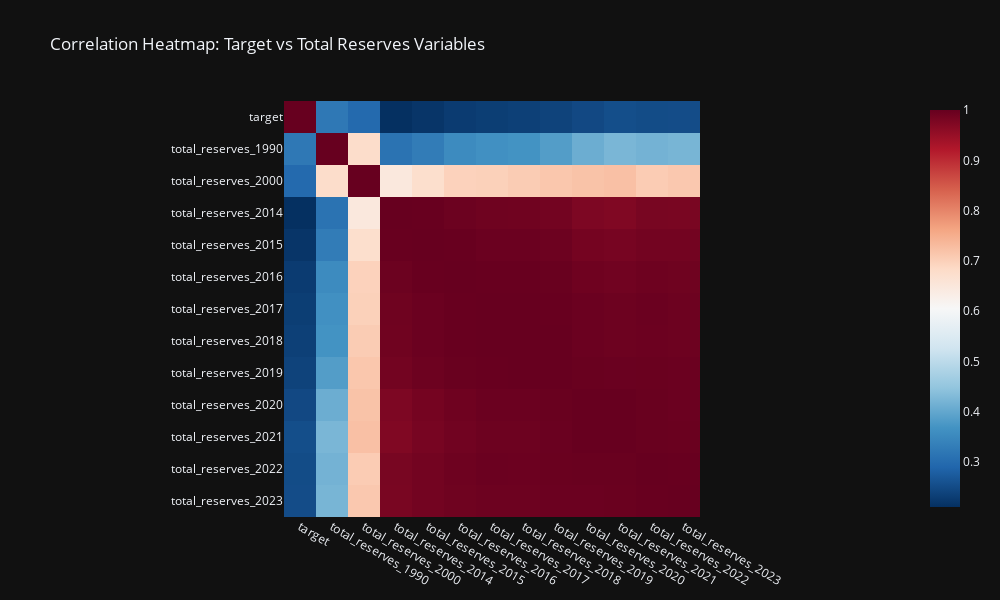

This figure's notebook cell:
### Code cell
# Variables to compare
variables_to_compare = ['total_reserves_1990', 'total_reserves_2000', 'total_reserves_2014',
       'total_reserves_2015', 'total_reserves_2016', 'total_reserves_2017',
       'total_reserves_2018', 'total_reserves_2019', 'total_reserves_2020',
       'total_reserves_2021', 'total_reserves_2022', 'total_reserves_2023'
]

# Compute the correlation matrix for 'target' and the selected variables
columns_to_use = ['target'] + variables_to_compare
df_corr_matrix = df[columns_to_use].corr()

# Take the absolute values of the correlation matrix
df_corr_matrix_abs = df_corr_matrix.abs()

fig = px.imshow(df_corr_matrix_abs, 
                color_continuous_scale='RdBu_r', 
                title="Correlation Heatmap: Target vs Total Reserves Variables", 
                template='plotly_dark', 
                width=1000,  
                height=600)  

fig.show()

### Figure 1 — Plotly figure (JSON) as saved in the notebook; plotly's stock layout.template omitted (floating-point values rounded to 4 significant figures; data arrays with more than 128 entries replaced by an {"elided": "..."} marker saying what was removed)
{"data": [{"coloraxis": "coloraxis", "hovertemplate": "x: %{x}<br>y: %{y}<br>color: %{z}<extra></extra>", "name": "0", "type": "heatmap", "x": ["target", "total_reserves_1990", "total_reserves_2000", "total_reserves_2014", "total_reserves_2015", "total_reserves_2016", "total_reserves_2017", "total_reserves_2018", "total_reserves_2019", "total_reserves_2020", "total_reserves_2021", "total_reserves_2022", "total_reserves_2023"], "xaxis": "x", "y": ["target", "total_reserves_1990", "total_reserves_2000", "total_reserves_2014", "total_reserves_2015", "total_reserves_2016", "total_reserves_2017", "total_reserves_2018", "total_reserves_2019", "total_reserves_2020", "total_reserves_2021", "total_reserves_2022", "total_reserves_2023"], "yaxis": "y", "z": {"elided": "13x13 float values"}}], "layout": {"coloraxis": {"colorscale": [[0, "rgb(5,48,97)"], [0.1, "rgb(33,102,172)"], [0.2, "rgb(67,147,195)"], [0.3, "rgb(146,197,222)"], [0.4, "rgb(209,229,240)"], [0.5, "rgb(247,247,247)"], [0.6, "rgb(253,219,199)"], [0.7, "rgb(244,165,130)"], [0.8, "rgb(214,96,77)"], [0.9, "rgb(178,24,43)"], [1, "rgb(103,0,31)"]]}, "height": 600, "title": {"text": "Correlation Heatmap: Target vs Total Reserves Variables"}, "width": 1000, "xaxis": {"anchor": "y", "constrain": "domain", "domain": [0, 1], "scaleanchor": "y"}, "yaxis": {"anchor": "x", "autorange": "reversed", "constrain": "domain", "domain": [0, 1]}}}
